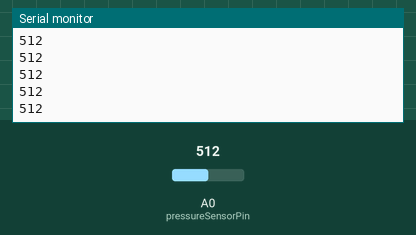
Bench run of a sketch on a simulated Arduino Uno, built with avr-gcc and run on an emulated ATmega328P. Shown: the last lines printed to the serial monitor. The test bench sets the inputs (shaded band); at power-on: A0 (pressureSensorPin) = 512.

Above: at 1.2 s.
1.3 s: A0 (pressureSensorPin) set to 716
At 1.56 s:
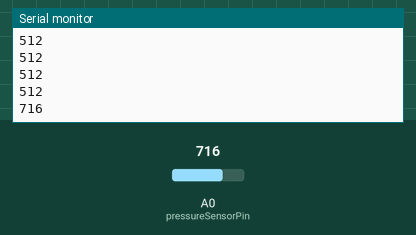
2.8 s: A0 (pressureSensorPin) set to 900
At 2.96 s:
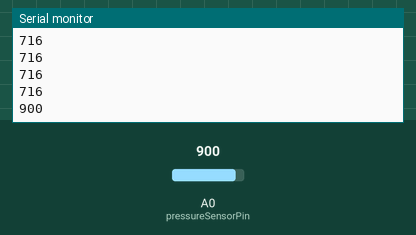
Timing chart, 0 to 5.8 s (numbered marks = the images above; inputs shaded):
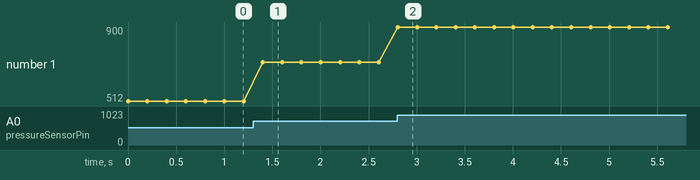

Measured:
- after the input at 1.3 s, the serial monitor: prints a new line after 0.10 s (image 1)
- after the input at 2.8 s, the serial monitor: prints a new line at once (image 2)
- plotted number 1: 512 → 716 after the input at 1.3 s, 716 → 900 after the input at 2.8 s

The sketch:

Pressure_sensor_test.ino
```cpp
#define pressureSensorPin A0
int pressureSensorValue = 0;
float pressureSensorVoltage = 0;

//pressure sensor starts arount 0.5V and goes up by 0.01V about every 1cm of water height

void setup() {
  Serial.begin(115200); // initialize serial communication
}

void loop() {
  pressureSensorValue = analogRead(pressureSensorPin);            // read the input on sensor pin
  pressureSensorVoltage = pressureSensorValue * (5.0 / 1023.0);         // Convert the analog reading (which goes from 0 - 1023) to a pressureSensorVoltage (0 - 5V)
  Serial.println(pressureSensorValue);                         // print out the value
  delay(200);
}
```
